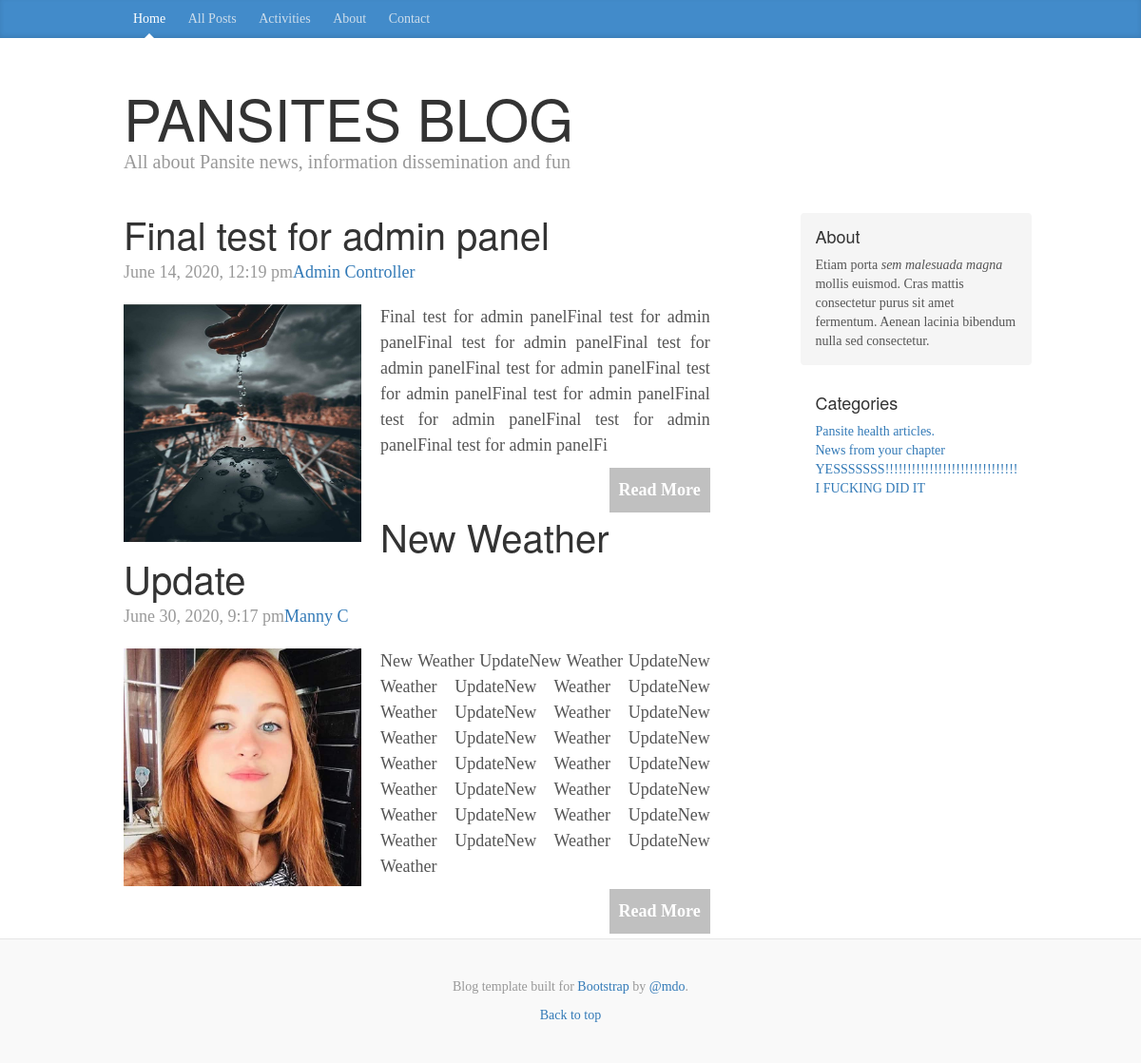
/category.php?id=1, run on the app's committed database.
### tables this page shows
CREATE TABLE `posts` (
  `id` int(11) NOT NULL,
  `category_id` int(11) NOT NULL,
  `title` varchar(255) NOT NULL,
  `content` text NOT NULL,
  `author` varchar(255) NOT NULL,
  `images` text NOT NULL,
  `dates` timestamp NOT NULL DEFAULT current_timestamp(),
  `tags` text NOT NULL
);

CREATE TABLE `categories` (
  `id` int(11) NOT NULL,
  `title` text NOT NULL
);

### libs/database.php (called while the page is built, shortened)
<?php
class database{
	public $host = DB_HOST;
	public $user = DB_USER;
	public $pass = DB_PASS;
	public $db_name = DB_NAME;
	public $link;
	private function connect(){
		$this->link = new mysqli($this->host,$this->user,$this->pass,$this->db_name);
	}
	public function select($query){
		$result = $this->link->query($query);
		if($result->num_rows > 0){
			return $result;
		}else{
			return false;
		}
	}
}

### functions.php (called while the page is built)
<?php
function formatDate($date){
	return date('F j, Y, g:i a', strtotime($date));
}

### category.php (the view, shortened to what this page needs)
<?php
  include "libs/database.php";
  include "functions.php";
  $id = $_GET['id'];
  $db =new database();
  $query = "SELECT * FROM posts WHERE category_id='$id'";
  $posts = $db->select($query);
?>
<!doctype html>
<html lang="en">
  <head>
    <link href="styles/bootstrap.css" rel="stylesheet">
    <link href="styles/custom.css" rel="stylesheet">
  </head>
  <body>
    <div class="blog-masthead">
      <div class="container">
        <nav class="blog-nav">
          <a class="blog-nav-item active" href="index.php">Home</a>
          <a class="blog-nav-item" href="#">All Posts</a>
          <a class="blog-nav-item" href="#">Activities</a>
          <a class="blog-nav-item" href="#">About</a>
          <a class="blog-nav-item" href="#">Contact</a>
        </nav>
      </div>
    </div>
    <div class="container">
      <div class="blog-header">
        <h1 class="blog-title">PANSITES BLOG</h1>
        <p class="lead blog-description">All about Pansite news, information dissemination and fun</p>
      </div>
      <div class="row">
        <div class="col-sm-8 blog-main">
          <?php while($row = $posts->fetch_array()) :?>
          <div class="blog-post">
            <h2 class="blog-post-title"><?php echo $row['title'];?></h2>
            <p class="blog-post-meta"><?php echo formatDate($row['dates']);?><a href="#"><?php echo $row['author'];?></a></p>
            <img style="float:left; margin-right:20px; margin-bottom:10px;" src='images/<?php echo $row['images'];?>' width="250" height="250">
               <p style="text-align:justify;">
              <?php echo substr($row['content'], 0,300);?>
            </p>
            <a id="readmore" href="single_post.php?id=<?php echo $row['id'];?>">Read More</a>
          </div>
        <?php endwhile;?>
        </div>
         <?php
        include "includes/sidebar.php";
        include "includes/footer.php";
        ?>

### includes/sidebar.php
<?php
$db =new database();
$query = "SELECT * FROM categories";
$cats = $db->select($query);
?>
        <div class="col-sm-3 col-sm-offset-1 blog-sidebar">
          <div class="sidebar-module sidebar-module-inset">
            <h4>About</h4>
            <p>Etiam porta <em>sem malesuada magna</em> mollis euismod. Cras mattis consectetur purus sit amet fermentum. Aenean lacinia bibendum nulla sed consectetur.</p>
          </div>
          <div class="sidebar-module">
            <h4>Categories</h4>
            <ol class="list-unstyled">
            <?php while ($row = $cats->fetch_array()) : ?>
              <li><a href="category.php?id=<?php echo $row['id'];?>"><?php echo $row['title'];?></a></li>
            <?php endwhile;?>
            </ol>
          </div>
        </div>

### includes/footer.php (shortened to what this page needs)
      </div>
    </div>
    <footer class="blog-footer">
      <p>Blog template built for <a href="https://getbootstrap.com/">Bootstrap</a> by <a href="https://twitter.com/mdo">@mdo</a>.</p>
      <p>
        <a href="#">Back to top</a>
      </p>
    </footer>
  </body>
</html>

### styles/custom.css (style rules this page uses)
body { font-family: Georgia, "Times New Roman", Times, serif; color: #555; }
h1, .h1, h2, .h2, h3, .h3, h4, .h4, h5, .h5, h6, .h6 { margin-top: 0; font-family: "Helvetica Neue", Helvetica, Arial, sans-serif; font-weight: 400; color: #333; }
@media (min-width: 1200px) { .container { width: 970px; } }
.blog-masthead { background-color: #428bca; -webkit-box-shadow: inset 0 -2px 5px rgba(0, 0, 0, .1); box-shadow: inset 0 -2px 5px rgba(0, 0, 0, .1); }
.blog-nav-item { position: relative; display: inline-block; padding: 10px; font-weight: 500; color: #cdddeb; }
.blog-nav .active { color: #fff; }
.blog-nav .active:after { position: absolute; bottom: 0; left: 50%; width: 0; height: 0; margin-left: -5px; vertical-align: middle; content: " "; border-right: 5px solid transparent; border-bottom: 5px solid; border-left: 5px solid transparent; }
.blog-header { padding-top: 20px; padding-bottom: 20px; }
.blog-title { margin-top: 30px; margin-bottom: 0; font-size: 60px; font-weight: 400; }
.blog-description { font-size: 20px; color: #999; }
.blog-main { font-size: 18px; line-height: 1.5; }
.sidebar-module { padding: 15px; margin: 0 -15px 15px; }
.sidebar-module-inset { padding: 15px; background-color: #f5f5f5; border-radius: 4px; }
.sidebar-module-inset p:last-child, .sidebar-module-inset ul:last-child, .sidebar-module-inset ol:last-child { margin-bottom: 0; }
.blog-post { margin-bottom: 60px; }
.blog-post-title { margin-bottom: 5px; font-size: 40px; }
.blog-post-meta { margin-bottom: 20px; color: #999; }
.blog-footer { padding: 40px 0; color: #999; text-align: center; background-color: #f9f9f9; border-top: 1px solid #e5e5e5; }
.blog-footer p:last-child { margin-bottom: 0; }
#readmore { float:right; background:silver; color:white; padding:10px; font-weight:bold; text-decoration:none; margin-bottom:5px; }

### data on the page
posts: title "Final test for admin panel", dates "June 14, 2020, 12:19 pm", author "Admin Controller", images (picture), content "Final test for admin panelFinal test for admin panelFinal test for admin panelFinal test for admin panelFinal test for admin panelFinal test for admin panelFinal test for admin panelFinal test for admin panelFinal test for admin panelFinal test for admin panelFi"
posts: title "New Weather Update", dates "June 30, 2020, 9:17 pm", author "Manny C", images (picture), content "New Weather UpdateNew Weather UpdateNew Weather UpdateNew Weather UpdateNew Weather UpdateNew Weather UpdateNew Weather UpdateNew Weather UpdateNew Weather UpdateNew Weather UpdateNew Weather UpdateNew Weather UpdateNew Weather UpdateNew Weather UpdateNew Weather UpdateNew Weather UpdateNew Weather"
categories: title "Pansite health articles."
categories: title "News from your chapter"
categories: title "YESSSSSSS!!!!!!!!!!!!!!!!!!!!!!!!!!!!!! I FUCKING DID IT"
